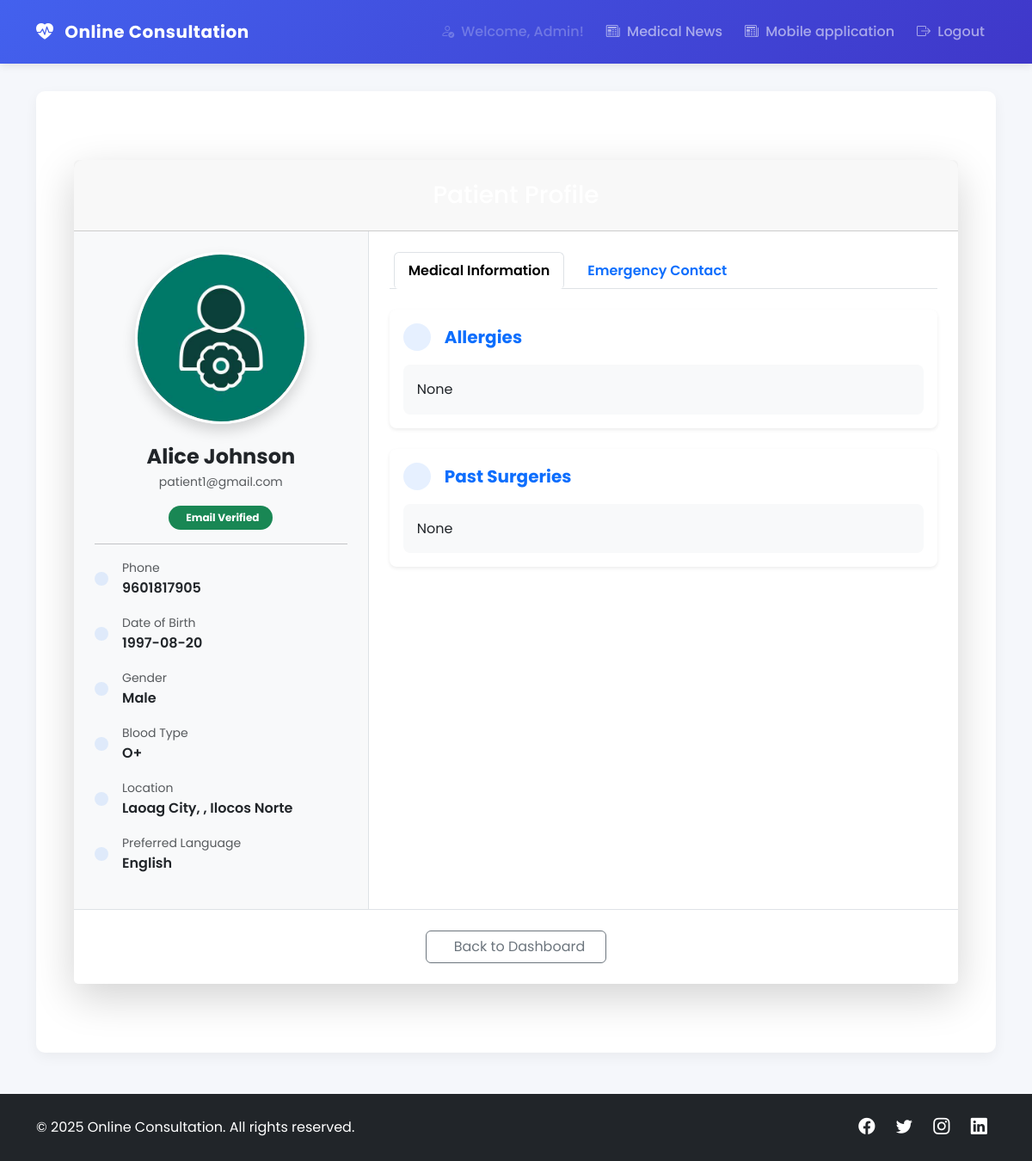
The page /dashboard/view_patient/1 (signed in) on the database its author committed.
### models/models.py (models this page shows, shortened)
class Patient(db.Model):
    id = db.Column(db.Integer, primary_key=True)
    full_name = db.Column(db.String(150), nullable=False)
    email = db.Column(db.String(150), unique=True, nullable=False)
    phone = db.Column(db.String(20), nullable=False)
    dob = db.Column(db.Date, nullable=False)
    gender = db.Column(db.String(10), nullable=False)
    country = db.Column(db.String(100), nullable=False)
    city = db.Column(db.String(100), nullable=False)
    blood_type = db.Column(db.String(5))
    existing_conditions = db.Column(db.Text)
    current_medication = db.Column(db.Text)
    past_surgeries = db.Column(db.Text)
    emergency_contact_name = db.Column(db.String(150), nullable=False)
    emergency_contact_phone = db.Column(db.String(20), nullable=False)
    preferred_language = db.Column(db.String(50))
    profile_picture = db.Column(db.String(255))
    password_hash = db.Column(db.String(255), nullable=False)
    email_verified = db.Column(db.Boolean, default=False)
    verification_token = db.Column(db.String(255), unique=True)
    latitude = db.Column(db.Float)  # Patient latitude
    longitude = db.Column(db.Float)  # Patient longitude
    active = db.Column(db.Boolean, default=False)  # New 'active' field

### routes/dashboard.py (the view)
@dashboard_bp.route("/view_patient/<int:patient_id>")
def view_patient(patient_id):
    if session.get("user_role") != "admin":
        flash("Unauthorized access. Only admins can view patient profiles.", "danger")
        return redirect(url_for("auth.login"))
    patient = Patient.query.get_or_404(patient_id)
    return render_template("admin/view_patient.html", patient=patient)

### templates/admin/view_patient.html (shortened to what this page needs)
{% extends "base.html" %}
{% block content %}
<div class="container py-5">
    <div class="card border-0 shadow-lg rounded-lg">
        <div class="card-header bg-gradient-primary text-white text-center p-4 rounded-top">
            <h3 class="font-weight-bold mb-0">Patient Profile</h3>
        </div>
        <div class="card-body p-0">
            <div class="row g-0">
                <div class="col-lg-4 border-end bg-light">
                    <div class="p-4 text-center">
                        {% if patient.profile_picture %}
                            <div class="position-relative d-inline-block mb-4">
                                <img src="{{ url_for('uploaded_file', filename=patient.profile_picture) }}"
                                    alt="Profile Picture"
                                    class="img-fluid rounded-circle shadow border border-3 border-white"
                                    style="width: 200px; height: 200px; object-fit: cover;">
                            </div>
                        {% endif %}
                        <h4 class="fw-bold mb-1">{{ patient.full_name }}</h4>
                        <p class="text-muted small">{{ patient.email }}</p>
                        <div class="d-flex justify-content-center align-items-center mb-3">
                            <span class="badge rounded-pill {% if patient.email_verified %}bg-success{% else %}bg-danger{% endif %} px-3 py-2">
                                {% if patient.email_verified %}
                                     Email Verified
                                {% else %}
                                    <i class="fas fa-times-circle me-1"></i> Email Not Verified
                                {% endif %}
                            </span>
                        </div>
                        <hr>
                        <div class="text-start">
                            <div class="d-flex align-items-center mb-3">
                                <div class="me-3 bg-primary bg-opacity-10 p-2 rounded-circle">
                                </div>
                                <div>
                                    <p class="text-muted small mb-0">Phone</p>
                                    <p class="fw-semibold mb-0">{{ patient.phone }}</p>
                                </div>
                            </div>
                            <div class="d-flex align-items-center mb-3">
                                <div class="me-3 bg-primary bg-opacity-10 p-2 rounded-circle">
                                </div>
                                <div>
                                    <p class="text-muted small mb-0">Date of Birth</p>
                                    <p class="fw-semibold mb-0">{{ patient.dob.strftime('%Y-%m-%d') if patient.dob else 'N/A' }}</p>
                                </div>
                            </div>
                            <div class="d-flex align-items-center mb-3">
                                <div class="me-3 bg-primary bg-opacity-10 p-2 rounded-circle">
                                </div>
                                <div>
                                    <p class="text-muted small mb-0">Gender</p>
                                    <p class="fw-semibold mb-0">{{ patient.gender }}</p>
                                </div>
                            </div>
                            <div class="d-flex align-items-center mb-3">
                                <div class="me-3 bg-primary bg-opacity-10 p-2 rounded-circle">
                                </div>
                                <div>
                                    <p class="text-muted small mb-0">Blood Type</p>
                                    <p class="fw-semibold mb-0">{{ patient.blood_type }}</p>
                                </div>
                            </div>
                            <div class="d-flex align-items-center mb-3">
                                <div class="me-3 bg-primary bg-opacity-10 p-2 rounded-circle">
                                </div>
                                <div>
                                    <p class="text-muted small mb-0">Location</p>
                                    <p class="fw-semibold mb-0">{{ patient.city }}, {{ patient.province }}, {{ patient.country }}</p>
                                </div>
                            </div>
                            <div class="d-flex align-items-center mb-3">
                                <div class="me-3 bg-primary bg-opacity-10 p-2 rounded-circle">
                                </div>
                                <div>
                                    <p class="text-muted small mb-0">Preferred Language</p>
                                    <p class="fw-semibold mb-0">{{ patient.preferred_language }}</p>
                                </div>
                            </div>
                        </div>
                    </div>
                </div>
                <div class="col-lg-8">
                    <div class="p-4">
                        <ul class="nav nav-tabs mb-4" id="patientTab" role="tablist">
                            <li class="nav-item" role="presentation">
                                <button class="nav-link active fw-semibold" id="medical-tab" data-bs-toggle="tab" data-bs-target="#medical"
                                        type="button" role="tab" aria-controls="medical" aria-selected="true">
                                    Medical Information
                                </button>
                            </li>
                            <li class="nav-item" role="presentation">
                                <button class="nav-link fw-semibold" id="emergency-tab" data-bs-toggle="tab" data-bs-target="#emergency"
                                        type="button" role="tab" aria-controls="emergency" aria-selected="false">
                                    Emergency Contact
                                </button>
                            </li>
                        </ul>
                        <div class="tab-content" id="patientTabContent">
                            <div class="tab-pane fade show active" id="medical" role="tabpanel" aria-labelledby="medical-tab">
                                <div class="card border-0 shadow-sm rounded-3 mb-4">
                                    <div class="card-body">
                                        <div class="d-flex align-items-center mb-3">
                                            <div class="bg-primary bg-opacity-10 p-3 rounded-circle me-3">
                                            </div>
                                            <h5 class="card-title fw-bold text-primary mb-0">Allergies</h5>
                                        </div>
                                        {% if patient.current_medication %}
                                            <div class="bg-light p-3 rounded-3">
                                                <p class="mb-0">{{ patient.current_medication }}</p>
                                            </div>
                                        {% else %}
                                            <div class="bg-light p-3 rounded-3">
                                                <p class="text-muted mb-0">No current medications listed</p>
                                            </div>
                                        {% endif %}
                                    </div>
                                </div>
                                <div class="card border-0 shadow-sm rounded-3">
                                    <div class="card-body">
                                        <div class="d-flex align-items-center mb-3">
                                            <div class="bg-primary bg-opacity-10 p-3 rounded-circle me-3">
                                            </div>
                                            <h5 class="card-title fw-bold text-primary mb-0">Past Surgeries</h5>
                                        </div>
                                        {% if patient.past_surgeries %}
                                            <div class="bg-light p-3 rounded-3">
                                                <p class="mb-0">{{ patient.past_surgeries }}</p>
                                            </div>
                                        {% else %}
                                            <div class="bg-light p-3 rounded-3">
                                                <p class="text-muted mb-0">No past surgeries listed</p>
                                            </div>
                                        {% endif %}
                                    </div>
                                </div>
                            </div>
                        </div>
                    </div>
                </div>
            </div>
            <div class="card-footer bg-white p-4 text-center border-top">
                <a href="{{ url_for('dashboard.admin_dashboard') }}" class="btn btn-outline-secondary px-4">
                    Back to Dashboard
                </a>
            </div>
        </div>
    </div>
</div>
{% endblock %}

### static/style.css (style rules this page uses)
* { margin: 0; padding: 0; box-sizing: border-box; }
body { font-family: 'Arial', sans-serif; margin: 0; padding: 0; background-color: #f4f4f9; line-height: 1.6; }

### templates/base.html (style rules this page uses)
:root { --primary-color: #4361ee; --secondary-color: #3f37c9; --accent-color: #4cc9f0; --light-color: #f8f9fa; --dark-color: #212529; }
body { font-family: 'Poppins', sans-serif; background-color: #f5f7fb; }
.nav-link { font-weight: 500; padding: 0.5rem 1rem; transition: all 0.3s ease; border-radius: 5px; margin: 0 5px; }
.card { border: none; border-radius: 10px; box-shadow: 0 5px 15px rgba(0,0,0,0.05); transition: all 0.3s ease; }

### rows shown on the page
Patient: profile_picture (picture), full_name "Alice Johnson", email "patient1@gmail.com", phone "9601817905", dob "1997-08-20", gender "Male", blood_type "O+", city "Laoag City", country "Ilocos Norte", preferred_language "English", current_medication "None", past_surgeries "None"

### other values the page prints
{{ session.get('user_role').capitalize() }} "Admin"
